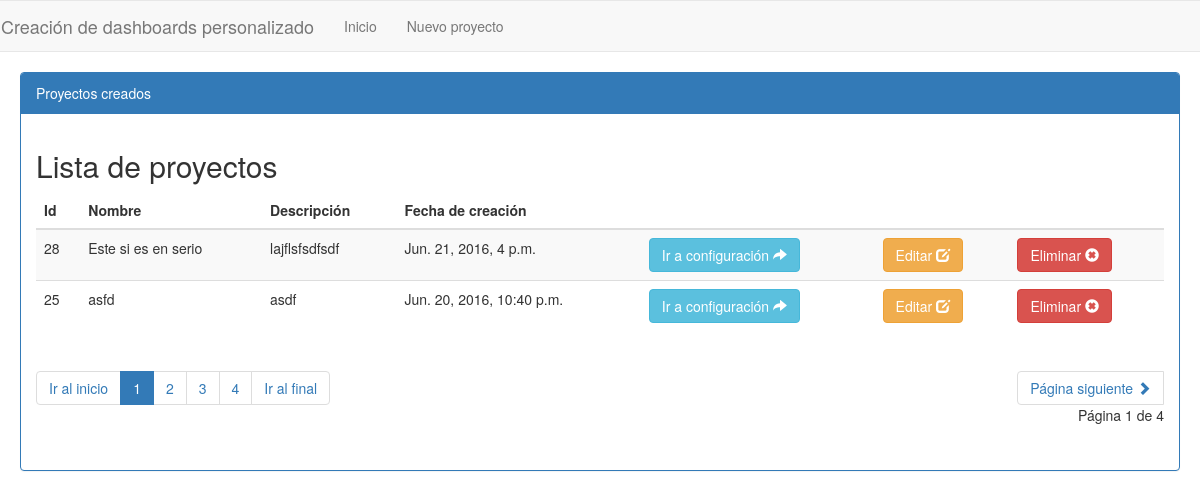
Before: / with the older database file.
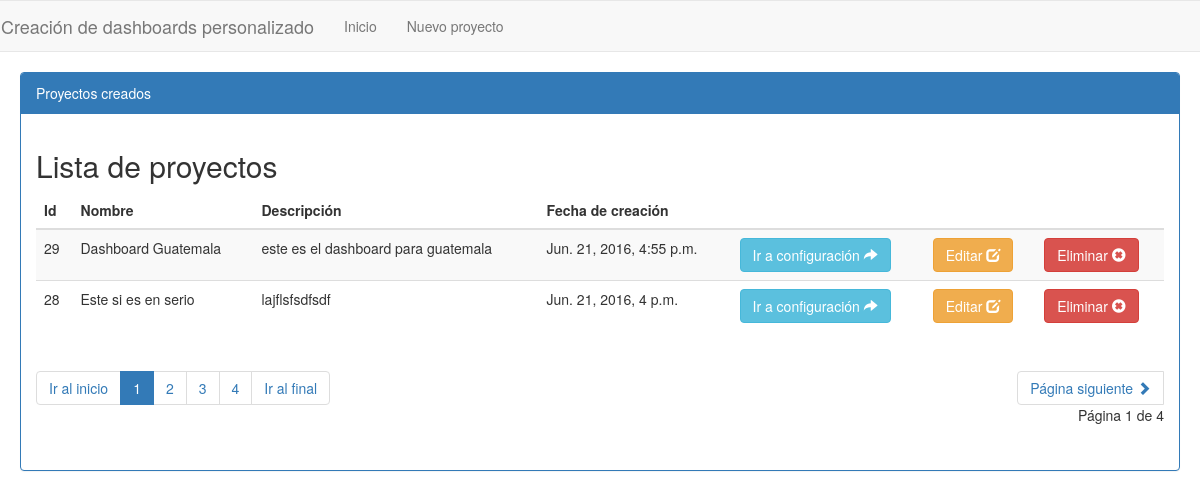
After: the same page with the newer database file.
### dashboardConfigApp/models.py (models this page shows, shortened)
class Proyecto(models.Model):
	nombre = models.CharField(max_length=100)
	descripcion = models.CharField(max_length=100, default='')
	fechaCreacion = models.DateTimeField(default=timezone.now)

### dashboardConfigApp/views.py (the view)
# urls.py: url(r'^$', GetAllProject.as_view(), name="home"),
class GetAllProject(generic.ListView):
	template_name = 'index.html'
	context_object_name ='listAllProject'
	model = Proyecto
	paginate_by = 2
	def get_queryset(self):
		return self.model.objects.all().order_by('-fechaCreacion')

### dashboardConfigApp/templates/index.html (shortened to what this page needs)
{% extends 'base.html' %}
{% block content %}
  	<div class="container-list-projects">
  		<div class="panel panel-primary">
 	 		<div class="panel-heading">Proyectos creados</div>
	 	 	<div class="panel-body">
	 	 		<h2>Lista de proyectos</h2>
				<table class="table table-striped allProject_table">
		 			<thead>
		 				<th>Id</th>
		 				<th>Nombre</th>
		 				<th>Descripción</th>
		 				<th>Fecha de creación</th>
		 				<th></th>
		 				<th></th>
		 				<th></th>
		 			</thead>
		 			<tbody id="allProject_table_tbody">
		 				{% for project in listAllProject %}
		 				<tr>
		 					<td>{{project.pk}}</td>
		 					<td>{{project.nombre}}</td>
		 					<td>{{project.descripcion}}</td>
		 					<td>{{project.fechaCreacion}}</td>
		 					<td><a href="{% url 'configProject' project.pk %}"class="btn btn-info goToConfig" id="{{project.pk}}">Ir
			 			a configuración <span class="glyphicon glyphicon-share-alt"></span></a></td>
                             <td><a href="{% url 'editProject' project.pk %}" class="btn btn-warning" id="{{project.pk}}">Editar <span class="glyphicon glyphicon-edit"></span></a></td>
		 				    <td><a href="{% url 'deleteProject' project.pk %}" class="btn btn-danger" id="{{project.pk}}">Eliminar <span class="glyphicon glyphicon-remove-sign"></span></a></td>
		 				{% endfor %}
		 			</tbody>
		 		</table>
                <div class="row">
                    <nav class="text-left col-xs-6">
                        <ul class="pagination">
                            {% if is_paginated %}
                                <li>
                                    <a href="?page=1">Ir al inicio</a>
                                </li>
                                {% for pageNum in paginator.page_range %}
                                    {% ifequal pageNum page_obj.number %}
                                        <li class="active"><a href="?page={{ pageNum }}">{{ pageNum }}</a></li>
                                        {% else %}
                                        <li><a href="?page={{ pageNum }}">{{ pageNum }}</a></li>
                                    {% endifequal %}
                                {% endfor %}
                                <li>
                                    <a href="?page={{ paginator.num_pages }}">Ir al final</a>
                                </li>
                            {% endif %}
                        </ul>
                    </nav>
                    <nav class="text-right col-xs-6">
                        <ul class="pagination">
                            {% if  is_paginated %}
                                 {% if page_obj.has_next %}
                                    <li>
                                        <a href="?page={{ page_obj.next_page_number }}">Página siguiente <span class="glyphicon glyphicon-chevron-right"></span></a>
                                    </li>
                                {% endif %}
                                <p>Página {{ page_obj.number }} de {{ page_obj.paginator.num_pages }}</p>
                            {% endif %}
                        </ul>
                    </nav>
                </div>
	 	 	</div>
 	 	</div>
 	</div>
{% endblock content %}

Changed rows visible on the page:
no longer on this page (row unchanged): Proyecto: pk "25", nombre "asfd", descripcion "asdf", fechaCreacion "Jun. 20, 2016, 10:40 p.m."
added Proyecto: pk "29", nombre "Dashboard Guatemala", descripcion "este es el dashboard para guatemala", fechaCreacion "Jun. 21, 2016, 4:55 p.m."
